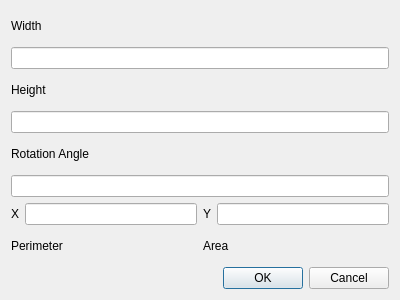
<?xml version="1.0" encoding="UTF-8"?>
<ui version="4.0">
 <class>EditShapeDialog</class>
 <widget class="QDialog" name="EditShapeDialog">
  <property name="geometry">
   <rect>
    <x>0</x>
    <y>0</y>
    <width>400</width>
    <height>300</height>
   </rect>
  </property>
  <property name="windowTitle">
   <string>Dialog</string>
  </property>
  <layout class="QVBoxLayout" name="verticalLayout">
   <item>
    <widget class="QLabel" name="widthLabel">
     <property name="text">
      <string>Width</string>
     </property>
    </widget>
   </item>
   <item>
    <widget class="QLineEdit" name="widthEdit"/>
   </item>
   <item>
    <widget class="QLabel" name="heightLabel">
     <property name="text">
      <string>Height</string>
     </property>
    </widget>
   </item>
   <item>
    <widget class="QLineEdit" name="heightEdit"/>
   </item>
   <item>
    <widget class="QLabel" name="rotationLabel">
     <property name="text">
      <string>Rotation Angle</string>
     </property>
    </widget>
   </item>
   <item>
    <widget class="QLineEdit" name="rotationEdit"/>
   </item>
   <item>
    <layout class="QHBoxLayout" name="horizontalLayout">
     <item>
      <widget class="QLabel" name="xLabel">
       <property name="text">
        <string>X</string>
       </property>
      </widget>
     </item>
     <item>
      <widget class="QLineEdit" name="xEdit"/>
     </item>
     <item>
      <widget class="QLabel" name="yLabel">
       <property name="text">
        <string>Y</string>
       </property>
      </widget>
     </item>
     <item>
      <widget class="QLineEdit" name="yEdit"/>
     </item>
    </layout>
   </item>
   <item>
    <layout class="QHBoxLayout" name="horizontalLayout_2">
     <item>
      <widget class="QLabel" name="perimeterLabel">
       <property name="text">
        <string>Perimeter</string>
       </property>
      </widget>
     </item>
     <item>
      <widget class="QLabel" name="perimeterOutput">
       <property name="text">
        <string/>
       </property>
      </widget>
     </item>
     <item>
      <widget class="QLabel" name="areaLabel">
       <property name="text">
        <string>Area</string>
       </property>
      </widget>
     </item>
     <item>
      <widget class="QLabel" name="areaOutput">
       <property name="text">
        <string/>
       </property>
      </widget>
     </item>
    </layout>
   </item>
   <item>
    <widget class="QDialogButtonBox" name="submitDialogBox">
     <property name="orientation">
      <enum>Qt::Horizontal</enum>
     </property>
     <property name="standardButtons">
      <set>QDialogButtonBox::Cancel|QDialogButtonBox::Ok</set>
     </property>
    </widget>
   </item>
  </layout>
 </widget>
 <resources/>
 <connections>
  <connection>
   <sender>submitDialogBox</sender>
   <signal>accepted()</signal>
   <receiver>EditShapeDialog</receiver>
   <slot>accept()</slot>
   <hints>
    <hint type="sourcelabel">
     <x>248</x>
     <y>254</y>
    </hint>
    <hint type="destinationlabel">
     <x>157</x>
     <y>274</y>
    </hint>
   </hints>
  </connection>
  <connection>
   <sender>submitDialogBox</sender>
   <signal>rejected()</signal>
   <receiver>EditShapeDialog</receiver>
   <slot>reject()</slot>
   <hints>
    <hint type="sourcelabel">
     <x>316</x>
     <y>260</y>
    </hint>
    <hint type="destinationlabel">
     <x>286</x>
     <y>274</y>
    </hint>
   </hints>
  </connection>
 </connections>
</ui>
